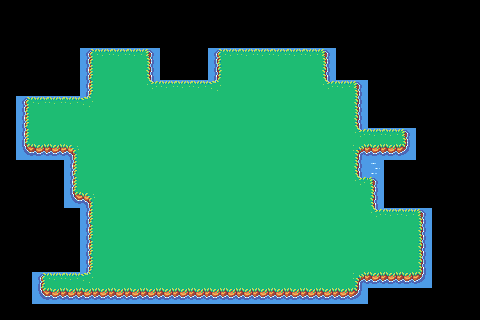

The image is a tile-based game level rendered from a .tmx file. Its description and complete source (layers, tilesets, objects, tile grids) follow:
An orthogonal 30x20 tile map with 16x16 px tiles, 2 tile layers (Capa de patrones 2, Capa de patrones 1).

<map version="1.10" tiledversion="1.10.2" orientation="orthogonal" renderorder="right-down" width="30" height="20" tilewidth="16" tileheight="16" infinite="0" nextlayerid="5" nextobjectid="1">
 <editorsettings>
  <export target="../../../../Escritorio/ecocraft_map.tmj" format="json" />
 </editorsettings>
 <tileset firstgid="1" source="eco_tiles.tsx" />
 <layer id="4" name="Capa de patrones 2" width="30" height="20">
  <data encoding="csv">
0,0,0,0,0,0,0,0,0,0,0,0,0,0,0,0,0,0,0,0,0,0,0,0,0,0,0,0,0,0,
0,0,0,0,0,0,0,0,0,0,0,0,0,0,0,0,0,0,0,0,0,0,0,0,0,0,0,0,0,0,
0,0,0,0,0,0,0,0,0,0,0,0,0,0,0,0,0,0,0,0,0,0,0,0,0,0,0,0,0,0,
0,0,0,0,0,0,0,0,0,0,0,0,0,0,0,0,0,0,0,0,0,0,0,0,0,0,0,0,0,0,
0,0,0,0,0,0,0,0,0,0,0,0,0,0,0,0,0,0,0,0,0,0,0,0,0,0,0,0,0,0,
0,0,0,0,0,0,0,0,0,0,0,0,0,0,0,0,0,0,0,0,0,0,0,0,0,0,0,0,0,0,
0,0,0,0,0,0,0,0,0,0,0,0,0,0,0,0,0,0,0,0,0,0,0,0,0,0,0,0,0,0,
0,0,0,0,0,0,0,0,0,0,0,0,0,0,0,0,0,0,0,0,0,0,0,0,0,0,0,0,0,0,
0,0,0,0,0,0,0,0,0,0,0,0,0,0,0,0,0,0,0,0,0,0,0,0,0,0,0,0,0,0,
0,0,0,0,0,0,0,0,0,0,0,0,0,0,0,0,0,0,0,0,0,0,0,0,0,0,0,0,0,0,
0,0,0,0,0,0,0,0,0,0,0,0,0,0,0,0,0,0,0,0,0,0,0,0,0,0,0,0,0,0,
0,0,0,0,0,0,0,0,0,0,0,0,0,0,0,0,0,0,0,0,0,0,0,0,0,0,0,0,0,0,
0,0,0,0,0,0,0,0,0,0,0,0,0,0,0,0,0,0,0,0,0,0,0,0,0,0,0,0,0,0,
0,0,0,0,0,0,0,0,0,0,0,0,0,0,0,0,0,0,0,0,0,0,0,0,0,0,0,0,0,0,
0,0,0,0,0,0,0,0,0,0,0,0,0,0,0,0,0,0,0,0,0,0,0,0,0,0,0,0,0,0,
0,0,0,0,0,0,0,0,0,0,0,0,0,0,0,0,0,0,0,0,0,0,0,0,0,0,0,0,0,0,
0,0,0,0,0,0,0,0,0,0,0,0,0,0,0,0,0,0,0,0,0,0,0,0,0,0,0,0,0,0,
0,0,0,0,0,0,0,0,0,0,0,0,0,0,0,0,0,0,0,0,0,0,0,0,0,0,0,0,0,0,
0,0,0,0,0,0,0,0,0,0,0,0,0,0,0,0,0,0,0,0,0,0,0,0,0,0,0,0,0,0,
0,0,0,0,0,0,0,0,0,0,0,0,0,0,0,0,0,0,0,0,0,0,0,0,0,0,0,0,0,0
</data>
 </layer>
 <layer id="1" name="Capa de patrones 1" width="30" height="20">
  <data encoding="csv">
0,0,0,0,0,0,0,0,0,0,0,0,0,0,0,0,0,0,0,0,0,0,0,0,0,0,0,0,0,0,
0,0,0,0,0,0,0,0,0,0,0,0,0,0,0,0,0,0,0,0,0,0,0,0,0,0,0,0,0,0,
0,0,0,0,0,0,0,0,0,0,0,0,0,0,0,0,0,0,0,0,0,0,0,0,0,0,0,0,0,0,
0,0,0,0,0,169,170,170,170,171,0,0,0,169,170,170,170,170,170,170,171,0,0,0,0,0,0,0,0,0,
0,0,0,0,0,197,198,198,198,199,0,0,0,2147483847,198,198,198,198,198,198,199,0,0,0,0,0,0,0,0,0,
0,0,0,0,0,197,198,198,198,200,170,170,170,201,198,198,198,198,198,198,200,170,171,0,0,0,0,0,0,0,
0,169,170,170,170,201,198,198,198,198,198,198,198,198,198,198,198,198,198,198,198,198,199,0,0,0,0,0,0,0,
0,197,198,198,198,198,198,198,198,198,198,198,198,198,198,198,198,198,198,198,198,198,199,0,0,0,0,0,0,0,
0,197,198,198,198,198,198,198,198,198,198,198,198,198,198,198,198,198,198,198,198,198,200,170,170,171,0,0,0,0,
0,225,226,226,173,198,198,198,198,198,198,198,198,198,198,198,198,198,198,198,198,198,172,226,226,227,0,0,0,0,
0,0,0,0,197,198,198,198,198,198,198,198,198,198,198,198,198,198,198,198,198,198,199,175,0,0,0,0,0,0,
0,0,0,0,197,198,198,198,198,198,198,198,198,198,198,198,198,198,198,198,198,198,200,171,0,0,0,0,0,0,
0,0,0,0,225,173,198,198,198,198,198,198,198,198,198,198,198,198,198,198,198,198,198,199,0,0,0,0,0,0,
0,0,0,0,0,197,198,198,198,198,198,198,198,198,198,198,198,198,198,198,198,198,198,200,170,170,171,0,0,0,
0,0,0,0,0,197,198,198,198,198,198,198,198,198,198,198,198,198,198,198,198,198,198,198,198,198,199,0,0,0,
0,0,0,0,0,197,198,198,198,198,198,198,198,198,198,198,198,198,198,198,198,198,198,198,198,198,199,0,0,0,
0,0,0,0,0,197,198,198,198,198,198,198,198,198,198,198,198,198,198,198,198,198,198,198,198,198,199,0,0,0,
0,0,169,170,170,201,198,198,198,198,198,198,198,198,198,198,198,198,198,198,198,198,172,226,226,226,227,0,0,0,
0,0,225,226,226,226,226,226,226,226,226,226,226,226,226,226,226,226,226,226,226,226,227,0,0,0,0,0,0,0,
0,0,0,0,0,0,0,0,0,0,0,0,0,0,0,0,0,0,0,0,0,0,0,0,0,0,0,0,0,0
</data>
 </layer>
</map>
